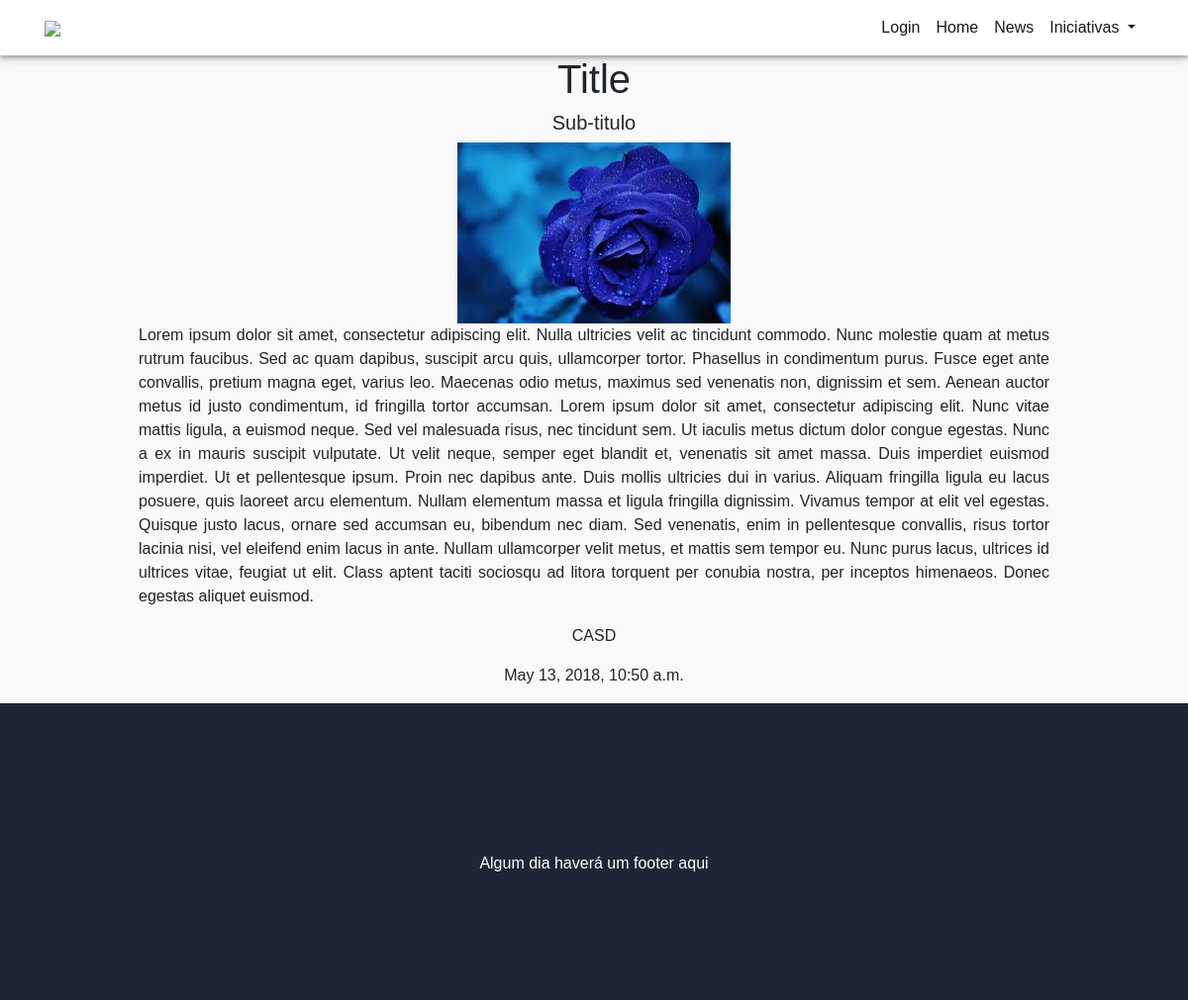
Page /news/?id=1 on the committed database.
### home/models.py (models this page shows)
class News(models.Model):
    title = models.TextField(validators=[MaxLengthValidator(30)], default = 'Title')
    sub_title = models.TextField(validators=[MaxLengthValidator(50)], default = 'Sub-titulo')
    iniciativa_name = models.CharField(max_length=100)
    text = models.TextField()
    pub_date = models.DateTimeField('date published', default = timezone.now())
    pic = models.ImageField(upload_to = get_image_path, default = 'home/static/home/images/casd.png')
    def pic_url(self):
        return self.pic.url[4:]

### home/views.py (the view)
# urls.py: path('news/', views.news, name='news'),
def news(request):
    id_parameter = request.GET['id']
    context = {'news': News.objects.filter(id=id_parameter)[0]}
    return render(request, 'home/news.html', context)

### home/templates/home/news.html
{% extends 'base.html' %}
{% load static %}
{% load bootstrap4 %}
{% load bootstrap3 %}
{% block content %}
    <div class="container">
      <div class="row">
        <div class="col-10 offset-1 text-center">
            <h1>
              {{news.title}}
            </h1>
            <h5>
              {{news.sub_title}}
            </h5>
            <img src="{{news.pic_url}}"}" class="img-fluid" alt="Responsive image" max-width=""/>
            <p class="text-justify"> {{news.text}} </p>
            <p> {{news.iniciativa_name}} </p>
            <p> {{news.pub_date}} </p>
        </div>
      </div>
    </div>
{% endblock %}

### templates/base.html (shortened to what this page needs)
{% load static %}
{% load bootstrap4 %}
{% load bootstrap3 %}
<!DOCTYPE html>
<html lang="pt-br">
    <head>
        <link href="{% static "vendor/bootstrap/css/bootstrap.min.css" %}" rel="stylesheet">
        <link href="{% static "css/portfolio-item.css" %}" rel="stylesheet">
        <link href="{% static "css/base.css" %}" rel="stylesheet">
        <link rel="stylesheet" type="text/css" href="{% static "css/navbar.css" %}">
        <link rel="stylesheet" type="text/css" href="{% static "vendor/bootstrap/css/bootstrap.css" %}">
    </head>
    <body>
        <nav class="navbar navbar-expand-lg navbar-white navbar-light bg-white fixed-top" style='box-shadow: 0 3px 3px 0 rgba(0, 0, 0, 0.2), 0 3px 10px 0 rgba(0, 0, 0, 0.19);'>
            <div class="container">
                <a class="pull-left href="#">
                    <a href="/">
                        <img style="height: 45px;" src="{% static "home/images/logo_portalH8.png" %}">
                    </a>
                </a>
                <div class="collapse navbar-collapse navbar--center" id="navbarResponsive">
                    <ul class="navbar-nav ml-auto">
                        {% if user.is_authenticated %}
                            <li class="nav-item active">
                                <a class="nav-link nav-link--black" >Bem vindo, {{ user.get_username }}!
                                    <span class="sr-only">(current)</span>
                                </a>
                            </li>
                            <li class="nav-item active">
                                <a class="nav-link nav-link--black" href="{% url 'logout'%}?next={{request.path}}" >Logout
                                    <span class="sr-only">(current)</span>
                                </a>
                            </li>
                        {% else %}
                            <li class="nav-item active">
                                <a class="nav-link nav-link--black" href="{% url 'login'%}?next={{request.path}}" >Login
                                </a>
                            </li>
                        {% endif %}
                        <li class="nav-item active">
                            <a class="nav-link nav-link--black" href="/">Home
                            </a>
                        </li>
                        <li class="nav-item active">
                            <a class="nav-link nav-link--black" href="/news-feed">News
                            </a>
                        </li>
                        <li class="nav-item">
                            <div class="dropdown show">
                                <a class="nav-link nav-link--black dropdown-toggle" href="#" role="button" id="dropdownMenuLink" data-toggle="dropdown" aria-haspopup="true" aria-expanded="false">
                                    Iniciativas
                                </a>
                            </div>
                        </li>
                    </ul>
                </div>
            </div>
        </nav>
        {% block content %}
        {% endblock %}
        {% include 'includes/partial_footer.html' %}
    </body>
</html>

### templates/includes/partial_footer.html
<footer style=" color: #fff; width: 100%; background-color: #202535; height: 300px; text-align: center; padding-top: 150px;">
	<p>Algum dia haverá um footer aqui</p>
</footer>

### static/css/portfolio-item.css (style rules this page uses)
body { padding-top: 54px; }
@media (min-width: 992px) { body { padding-top: 56px; } }

### static/css/base.css (style rules this page uses)
body { font-family: Arimo, sans-serif !important; background-color: #f9f9f9 !important; }

### static/css/navbar.css (style rules this page uses)
.nav-link--black { color: #000; }

### rows in the picture
News: title "Title", sub_title "Sub-titulo", pic_url (picture), text "Lorem ipsum dolor sit amet, consectetur adipiscing elit. Nulla ultricies velit ac tincidunt commodo. Nunc molestie quam at metus rutrum faucibus. Sed ac quam dapibus, suscipit arcu quis, ullamcorper tortor. Phasellus in condimentum purus. Fusce eget ante convallis, pretium magna eget, varius leo. Maecenas odio metus, maximus sed venenatis non, dignissim et sem. Aenean auctor metus id justo condimentum, id fringilla tortor accumsan. Lorem ipsum dolor sit amet, consectetur adipiscing elit. Nunc vitae mattis ligula, a euismod neque. Sed vel malesuada risus, nec tincidunt sem. Ut iaculis metus dictum dolor congue egestas. Nunc a ex in mauris suscipit vulputate. Ut velit neque, semper eget…", iniciativa_name "CASD", pub_date "May 13, 2018, 10:50 a.m."
